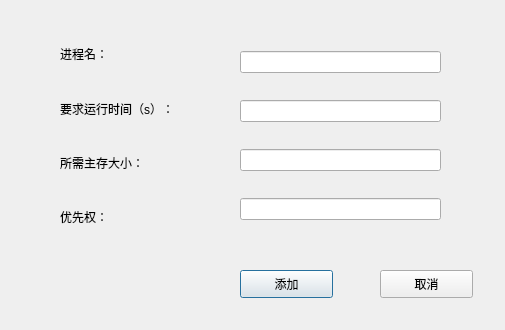
<?xml version="1.0" encoding="UTF-8"?>
<ui version="4.0">
 <class>inputjob</class>
 <widget class="QDialog" name="inputjob">
  <property name="geometry">
   <rect>
    <x>0</x>
    <y>0</y>
    <width>505</width>
    <height>330</height>
   </rect>
  </property>
  <property name="windowTitle">
   <string>Dialog</string>
  </property>
  <widget class="QWidget" name="verticalLayoutWidget">
   <property name="geometry">
    <rect>
     <x>240</x>
     <y>30</y>
     <width>201</width>
     <height>211</height>
    </rect>
   </property>
   <layout class="QVBoxLayout" name="verticalLayout">
    <item>
     <widget class="QLineEdit" name="lineEdit"/>
    </item>
    <item>
     <widget class="QLineEdit" name="lineEdit_3"/>
    </item>
    <item>
     <widget class="QLineEdit" name="lineEdit_2"/>
    </item>
    <item>
     <widget class="QLineEdit" name="lineEdit_4"/>
    </item>
   </layout>
  </widget>
  <widget class="QWidget" name="verticalLayoutWidget_2">
   <property name="geometry">
    <rect>
     <x>60</x>
     <y>30</y>
     <width>145</width>
     <height>211</height>
    </rect>
   </property>
   <layout class="QVBoxLayout" name="verticalLayout_2">
    <item>
     <widget class="QLabel" name="label">
      <property name="text">
       <string>进程名：</string>
      </property>
     </widget>
    </item>
    <item>
     <widget class="QLabel" name="label_3">
      <property name="text">
       <string>要求运行时间（s）：</string>
      </property>
     </widget>
    </item>
    <item>
     <widget class="QLabel" name="label_2">
      <property name="text">
       <string>所需主存大小：</string>
      </property>
     </widget>
    </item>
    <item>
     <widget class="QLabel" name="label_4">
      <property name="text">
       <string>优先权：</string>
      </property>
     </widget>
    </item>
   </layout>
  </widget>
  <widget class="QPushButton" name="pushButton">
   <property name="geometry">
    <rect>
     <x>240</x>
     <y>270</y>
     <width>93</width>
     <height>28</height>
    </rect>
   </property>
   <property name="text">
    <string>添加</string>
   </property>
  </widget>
  <widget class="QPushButton" name="pushButton_2">
   <property name="geometry">
    <rect>
     <x>380</x>
     <y>270</y>
     <width>93</width>
     <height>28</height>
    </rect>
   </property>
   <property name="text">
    <string>取消</string>
   </property>
  </widget>
 </widget>
 <resources/>
 <connections/>
</ui>
